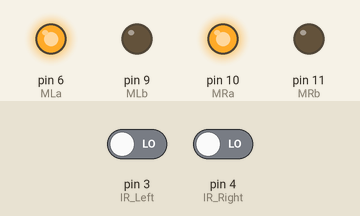
Simulated run of this sketch. Board: Arduino Uno, built with avr-gcc and run on an emulated ATmega328P. Shown: output pins drawn as LEDs (lit = HIGH). The test bench sets the inputs (shaded band); at power-on: pin 3 (IR_Left) LOW, pin 4 (IR_Right) LOW.

Above: at 1.2 s.
1.3 s: pin 3 (IR_Left) driven HIGH
At 1.8 s:
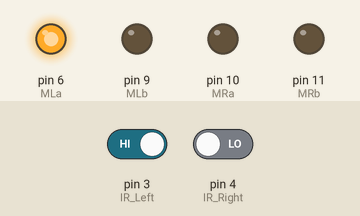
2.8 s: pin 4 (IR_Right) driven HIGH
At 4.0 s:
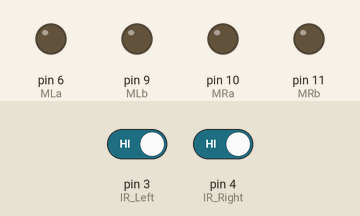
4.3 s: pin 3 (IR_Left) driven LOW
At 5.3 s:
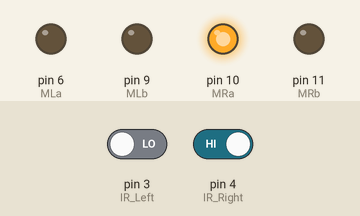
5.8 s: pin 4 (IR_Right) driven LOW
At 6.5 s:
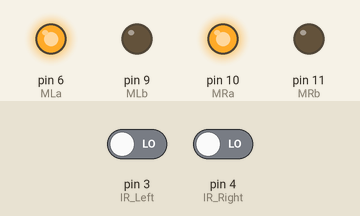
Timing chart, 0 to 8.3 s (numbered marks = the images above; inputs shaded):
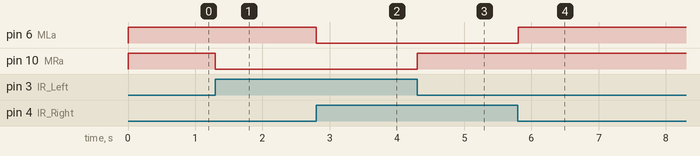

Measured:
- after the input at 1.3 s, pin 10 (MRa): HIGH → LOW at once
- after the input at 2.8 s, pin 6 (MLa): HIGH → LOW at once
- after the input at 4.3 s, pin 10 (MRa): LOW → HIGH at once
- after the input at 5.8 s, pin 6 (MLa): LOW → HIGH at once

The sketch:

human_following.ino
```cpp
#define MLa 6  // Left motor 1st pin
#define MLb 9  // Left motor 2nd pin
#define MRa 10 // Right motor 1st pin
#define MRb 11 // Right motor 2nd pin

int IR_Left = 3;  // Left IR sensor pin
int IR_Right = 4; // Right IR sensor pin

// Function to move forward
void moveForward() {
  digitalWrite(MLa, HIGH);
  digitalWrite(MLb, LOW);
  digitalWrite(MRa, HIGH);
  digitalWrite(MRb, LOW);
}

// Function to move left
void moveLeft() {
  digitalWrite(MLa, LOW);
  digitalWrite(MLb, LOW);
  digitalWrite(MRa, HIGH);
  digitalWrite(MRb, LOW);
}

// Function to move right
void moveRight() {
  digitalWrite(MLa, HIGH);
  digitalWrite(MLb, LOW);
  digitalWrite(MRa, LOW);
  digitalWrite(MRb, LOW);
}

// Function to stop the robot
void stopMotors() {
  digitalWrite(MLa, LOW);
  digitalWrite(MLb, LOW);
  digitalWrite(MRa, LOW);
  digitalWrite(MRb, LOW);
}

void setup() {
  // Set IR sensor pins as input
  pinMode(IR_Left, INPUT);
  pinMode(IR_Right, INPUT);

  // Set motor pins as output
  pinMode(MLa, OUTPUT);
  pinMode(MLb, OUTPUT);
  pinMode(MRa, OUTPUT);
  pinMode(MRb, OUTPUT);

  // Initialize motors to stop
  stopMotors();
}

void loop() {
  // Read the IR sensor values
  int leftSensor = digitalRead(IR_Left);
  int rightSensor = digitalRead(IR_Right);

  if (leftSensor == HIGH && rightSensor == HIGH) {
    // Stop the robot if both sensors are HIGH
    stopMotors();
  }
  else if (leftSensor == LOW && rightSensor == HIGH) {
    // Move left when left sensor is LOW and right sensor is HIGH
    moveLeft();
  }
  else if (leftSensor == HIGH && rightSensor == LOW) {
    // Move right when left sensor is HIGH and right sensor is LOW
    moveRight();
  }
  else if (leftSensor == LOW && rightSensor == LOW) {
    // Move forward when both sensors are LOW
    moveForward();
  }

  // Add a small delay to avoid rapid switching between states
  delay(100);
}
```
